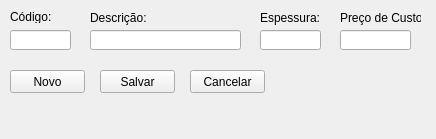
<?xml version="1.0" encoding="UTF-8"?>
<ui version="4.0">
 <class>MainWindow</class>
 <widget class="QMainWindow" name="MainWindow">
  <property name="geometry">
   <rect>
    <x>0</x>
    <y>0</y>
    <width>436</width>
    <height>139</height>
   </rect>
  </property>
  <property name="windowTitle">
   <string>Cadastro de Vidros</string>
  </property>
  <widget class="QWidget" name="centralwidget">
   <widget class="QLabel" name="label_codigo_vidro">
    <property name="geometry">
     <rect>
      <x>10</x>
      <y>10</y>
      <width>47</width>
      <height>13</height>
     </rect>
    </property>
    <property name="text">
     <string>Código:</string>
    </property>
   </widget>
   <widget class="QLabel" name="label_espessura_vidro">
    <property name="geometry">
     <rect>
      <x>260</x>
      <y>10</y>
      <width>61</width>
      <height>16</height>
     </rect>
    </property>
    <property name="text">
     <string>Espessura:</string>
    </property>
   </widget>
   <widget class="QLabel" name="label_descricao_vidro">
    <property name="geometry">
     <rect>
      <x>90</x>
      <y>10</y>
      <width>71</width>
      <height>16</height>
     </rect>
    </property>
    <property name="text">
     <string>Descrição:</string>
    </property>
   </widget>
   <widget class="QLineEdit" name="lineEdit_codigo_vidro">
    <property name="geometry">
     <rect>
      <x>10</x>
      <y>30</y>
      <width>61</width>
      <height>20</height>
     </rect>
    </property>
   </widget>
   <widget class="QLineEdit" name="lineEdit_espessura_vidro">
    <property name="geometry">
     <rect>
      <x>260</x>
      <y>30</y>
      <width>61</width>
      <height>20</height>
     </rect>
    </property>
   </widget>
   <widget class="QLineEdit" name="lineEdit_descricao_vidro">
    <property name="geometry">
     <rect>
      <x>90</x>
      <y>30</y>
      <width>151</width>
      <height>20</height>
     </rect>
    </property>
   </widget>
   <widget class="QLineEdit" name="lineEdit_preco_vidro">
    <property name="geometry">
     <rect>
      <x>340</x>
      <y>30</y>
      <width>71</width>
      <height>20</height>
     </rect>
    </property>
   </widget>
   <widget class="QLabel" name="label_preco_vidro">
    <property name="geometry">
     <rect>
      <x>340</x>
      <y>10</y>
      <width>81</width>
      <height>16</height>
     </rect>
    </property>
    <property name="text">
     <string>Preço de Custo:</string>
    </property>
   </widget>
   <widget class="QPushButton" name="pushButton">
    <property name="geometry">
     <rect>
      <x>10</x>
      <y>70</y>
      <width>75</width>
      <height>23</height>
     </rect>
    </property>
    <property name="text">
     <string>Novo</string>
    </property>
   </widget>
   <widget class="QPushButton" name="pushButton_2">
    <property name="geometry">
     <rect>
      <x>100</x>
      <y>70</y>
      <width>75</width>
      <height>23</height>
     </rect>
    </property>
    <property name="text">
     <string>Salvar</string>
    </property>
   </widget>
   <widget class="QPushButton" name="pushButton_3">
    <property name="geometry">
     <rect>
      <x>190</x>
      <y>70</y>
      <width>75</width>
      <height>23</height>
     </rect>
    </property>
    <property name="text">
     <string>Cancelar</string>
    </property>
   </widget>
  </widget>
 </widget>
 <resources/>
 <connections/>
</ui>
